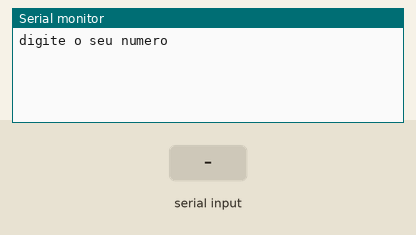
Bench run of a sketch on a simulated Arduino Uno, built with avr-gcc and run on an emulated ATmega328P. Parts: the last lines printed to the serial monitor. The test bench sets the inputs (shaded band).

Above: at 1.2 s.
1.3 s: "90,45\n" received over Serial
At 2.1 s:
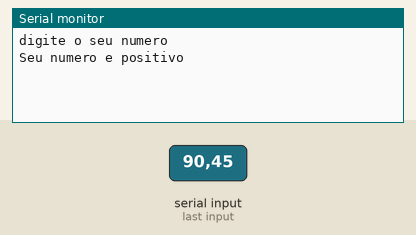
At 6.7 s:
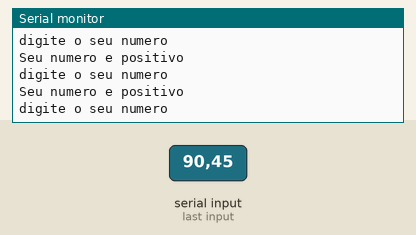

Measured:
- after the input at 1.3 s, the serial monitor: prints a new line at once (image 1)

The sketch:

numero_negativo1.ino
```cpp
// C++ code
//
float numero;
void setup()
{
  Serial.begin(9600);
}

void loop()
{
  Serial.println("digite o seu numero");
  while(! Serial.available ());
  numero = Serial.parseFloat();

  if (numero >=0) {
    Serial.println("Seu numero e positivo");
    }else{
    Serial.println("seu numero e negativo"); }

  delay(1000);
}
```
